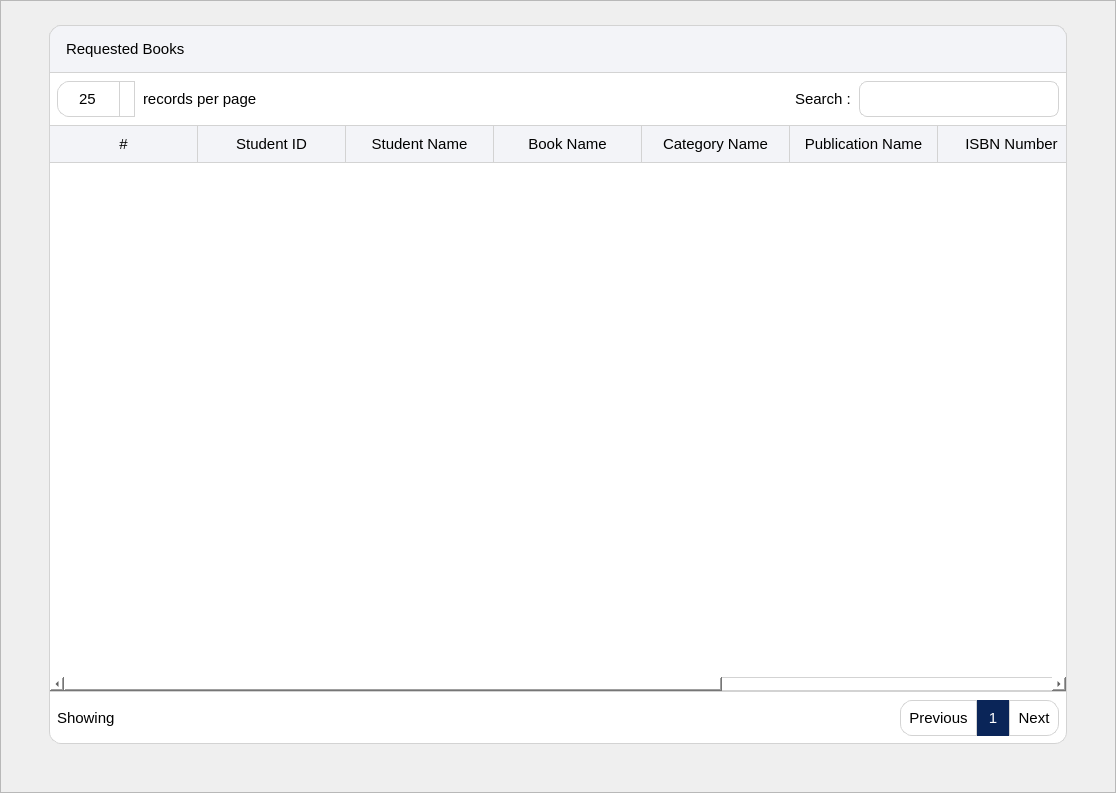
<?xml version="1.0" encoding="UTF-8"?>
<ui version="4.0">
 <class>ReqBookFragment</class>
 <widget class="QWidget" name="ReqBookFragment">
  <property name="geometry">
   <rect>
    <x>0</x>
    <y>0</y>
    <width>1116</width>
    <height>793</height>
   </rect>
  </property>
  <property name="windowTitle">
   <string>Form</string>
  </property>
  <layout class="QVBoxLayout" name="verticalLayout">
   <property name="spacing">
    <number>0</number>
   </property>
   <property name="leftMargin">
    <number>0</number>
   </property>
   <property name="topMargin">
    <number>0</number>
   </property>
   <property name="rightMargin">
    <number>0</number>
   </property>
   <property name="bottomMargin">
    <number>0</number>
   </property>
   <item>
    <widget class="QScrollArea" name="reqBookScrollArea">
     <property name="styleSheet">
      <string notr="true"/>
     </property>
     <property name="widgetResizable">
      <bool>true</bool>
     </property>
     <widget class="QWidget" name="bookScrollContents">
      <property name="geometry">
       <rect>
        <x>0</x>
        <y>0</y>
        <width>1114</width>
        <height>791</height>
       </rect>
      </property>
      <property name="styleSheet">
       <string notr="true"/>
      </property>
      <layout class="QGridLayout" name="gridLayout_4">
       <property name="leftMargin">
        <number>48</number>
       </property>
       <property name="topMargin">
        <number>24</number>
       </property>
       <property name="rightMargin">
        <number>48</number>
       </property>
       <property name="bottomMargin">
        <number>48</number>
       </property>
       <property name="spacing">
        <number>0</number>
       </property>
       <item row="0" column="0">
        <widget class="QWidget" name="manageReqBookWidget" native="true">
         <property name="styleSheet">
          <string notr="true">QWidget{
color: rgb(0, 0, 0);

background-color: rgb(255, 255, 255);
border: 1px solid lightgray;
border-radius: 12px;
}

</string>
         </property>
         <layout class="QVBoxLayout" name="verticalLayout_6">
          <property name="spacing">
           <number>0</number>
          </property>
          <property name="leftMargin">
           <number>0</number>
          </property>
          <property name="topMargin">
           <number>0</number>
          </property>
          <property name="rightMargin">
           <number>0</number>
          </property>
          <property name="bottomMargin">
           <number>0</number>
          </property>
          <item>
           <widget class="QLabel" name="reqBookListingLabel">
            <property name="sizePolicy">
             <sizepolicy hsizetype="Preferred" vsizetype="Fixed">
              <horstretch>0</horstretch>
              <verstretch>0</verstretch>
             </sizepolicy>
            </property>
            <property name="minimumSize">
             <size>
              <width>0</width>
              <height>48</height>
             </size>
            </property>
            <property name="maximumSize">
             <size>
              <width>16777215</width>
              <height>48</height>
             </size>
            </property>
            <property name="font">
             <font>
              <pointsize>11</pointsize>
              <fontweight>DemiBold</fontweight>
             </font>
            </property>
            <property name="styleSheet">
             <string notr="true">QLabel{
color: black;
background-color: rgb(243, 244, 248);
border: 1px solid lightgray;
padding-left: 12px;
border-bottom-left-radius: 0px;
border-bottom-right-radius: 0px;
}</string>
            </property>
            <property name="text">
             <string>Requested Books</string>
            </property>
           </widget>
          </item>
          <item>
           <layout class="QHBoxLayout" name="horizontalLayout_9">
            <property name="spacing">
             <number>8</number>
            </property>
            <property name="leftMargin">
             <number>8</number>
            </property>
            <property name="topMargin">
             <number>8</number>
            </property>
            <property name="rightMargin">
             <number>8</number>
            </property>
            <property name="bottomMargin">
             <number>8</number>
            </property>
            <item>
             <widget class="QSpinBox" name="spinBox_2">
              <property name="sizePolicy">
               <sizepolicy hsizetype="Preferred" vsizetype="Fixed">
                <horstretch>0</horstretch>
                <verstretch>0</verstretch>
               </sizepolicy>
              </property>
              <property name="minimumSize">
               <size>
                <width>0</width>
                <height>36</height>
               </size>
              </property>
              <property name="maximumSize">
               <size>
                <width>16777215</width>
                <height>36</height>
               </size>
              </property>
              <property name="font">
               <font>
                <pointsize>11</pointsize>
               </font>
              </property>
              <property name="styleSheet">
               <string notr="true">QSpinBox {
	width: 60px; /* make room for the arrows */
    border-width: 1;
}

QSpinBox::up-button {
    subcontrol-origin: border;
    subcontrol-position: top right;
    width: 14px;
    background-color: white;
    border: 1px solid lightgray;
	border-bottom-width: 0px;
   
}

QSpinBox::up-button:hover {
    background-color:rgb(221, 221, 221);
}

QSpinBox::up-button:pressed {
    background-color:yellow;
}

QSpinBox::up-arrow {
    image: url(:/icons/res/icon/arrow-up.png);
    width: 10px;
    height: 10px;
}



QSpinBox::down-button {
    subcontrol-origin: border;
    subcontrol-position: bottom right; 

    width: 14px;
	background-color: white;
    border: 1px solid lightgray;
	border-top-width: 0px;
	
}

QSpinBox::down-button:hover {
    background-color: rgb(221, 221, 221);
}

QSpinBox::down-button:pressed {
   background-color: yellow;
}

QSpinBox::down-arrow {
    
	image: url(:/icons/res/icon/arrow-down.png);
    width: 10px;
    height: 10px;
}
</string>
              </property>
              <property name="alignment">
               <set>Qt::AlignmentFlag::AlignCenter</set>
              </property>
              <property name="readOnly">
               <bool>false</bool>
              </property>
              <property name="minimum">
               <number>25</number>
              </property>
              <property name="maximum">
               <number>100</number>
              </property>
              <property name="singleStep">
               <number>25</number>
              </property>
             </widget>
            </item>
            <item>
             <widget class="QLabel" name="label_4">
              <property name="font">
               <font>
                <pointsize>11</pointsize>
               </font>
              </property>
              <property name="styleSheet">
               <string notr="true">border:none;</string>
              </property>
              <property name="text">
               <string>records per page</string>
              </property>
             </widget>
            </item>
            <item>
             <spacer name="horizontalSpacer_7">
              <property name="orientation">
               <enum>Qt::Orientation::Horizontal</enum>
              </property>
              <property name="sizeHint" stdset="0">
               <size>
                <width>40</width>
                <height>20</height>
               </size>
              </property>
             </spacer>
            </item>
            <item>
             <widget class="QLabel" name="label_8">
              <property name="font">
               <font>
                <pointsize>11</pointsize>
               </font>
              </property>
              <property name="styleSheet">
               <string notr="true">border:none;</string>
              </property>
              <property name="text">
               <string>Search :</string>
              </property>
             </widget>
            </item>
            <item>
             <widget class="QLineEdit" name="lineEdit_2">
              <property name="sizePolicy">
               <sizepolicy hsizetype="Fixed" vsizetype="Fixed">
                <horstretch>0</horstretch>
                <verstretch>0</verstretch>
               </sizepolicy>
              </property>
              <property name="minimumSize">
               <size>
                <width>200</width>
                <height>36</height>
               </size>
              </property>
              <property name="maximumSize">
               <size>
                <width>200</width>
                <height>36</height>
               </size>
              </property>
              <property name="styleSheet">
               <string notr="true">QLineEdit{
border: 1px solid lightgray;
border-radius: 8px;
padding-left: 12px;
color: rgb(79, 79, 79);
}</string>
              </property>
             </widget>
            </item>
           </layout>
          </item>
          <item>
           <widget class="QTableWidget" name="reqBookTableWidget">
            <property name="sizePolicy">
             <sizepolicy hsizetype="Expanding" vsizetype="Expanding">
              <horstretch>0</horstretch>
              <verstretch>0</verstretch>
             </sizepolicy>
            </property>
            <property name="font">
             <font>
              <pointsize>11</pointsize>
             </font>
            </property>
            <property name="styleSheet">
             <string notr="true">QHeaderView{
border: none;
border-radius:0px;
border-bottom: 1px solid lightgray;
min-height: 36px;
}

QHeaderView::section{
background-color: rgb(243, 244, 248);
border:none;
border-right: 1px solid lightgray;
}

QTableWidget{
border-radius: 0px;
background-color: white;
alternate-background-color: rgb(243, 244, 248);
}

QTableWidget::item {
 padding-left: 10px;
padding-right: 10px;
}</string>
            </property>
            <property name="lineWidth">
             <number>1</number>
            </property>
            <property name="midLineWidth">
             <number>0</number>
            </property>
            <property name="horizontalScrollBarPolicy">
             <enum>Qt::ScrollBarPolicy::ScrollBarAsNeeded</enum>
            </property>
            <property name="editTriggers">
             <set>QAbstractItemView::EditTrigger::NoEditTriggers</set>
            </property>
            <property name="alternatingRowColors">
             <bool>true</bool>
            </property>
            <property name="selectionMode">
             <enum>QAbstractItemView::SelectionMode::ExtendedSelection</enum>
            </property>
            <property name="textElideMode">
             <enum>Qt::TextElideMode::ElideRight</enum>
            </property>
            <property name="showGrid">
             <bool>true</bool>
            </property>
            <property name="gridStyle">
             <enum>Qt::PenStyle::SolidLine</enum>
            </property>
            <property name="wordWrap">
             <bool>true</bool>
            </property>
            <property name="cornerButtonEnabled">
             <bool>true</bool>
            </property>
            <attribute name="horizontalHeaderVisible">
             <bool>true</bool>
            </attribute>
            <attribute name="horizontalHeaderCascadingSectionResizes">
             <bool>true</bool>
            </attribute>
            <attribute name="horizontalHeaderMinimumSectionSize">
             <number>148</number>
            </attribute>
            <attribute name="horizontalHeaderDefaultSectionSize">
             <number>148</number>
            </attribute>
            <attribute name="horizontalHeaderHighlightSections">
             <bool>false</bool>
            </attribute>
            <attribute name="horizontalHeaderShowSortIndicator" stdset="0">
             <bool>false</bool>
            </attribute>
            <attribute name="horizontalHeaderStretchLastSection">
             <bool>true</bool>
            </attribute>
            <attribute name="verticalHeaderVisible">
             <bool>false</bool>
            </attribute>
            <attribute name="verticalHeaderCascadingSectionResizes">
             <bool>false</bool>
            </attribute>
            <attribute name="verticalHeaderMinimumSectionSize">
             <number>48</number>
            </attribute>
            <attribute name="verticalHeaderDefaultSectionSize">
             <number>48</number>
            </attribute>
            <attribute name="verticalHeaderStretchLastSection">
             <bool>false</bool>
            </attribute>
            <column>
             <property name="text">
              <string>#</string>
             </property>
             <property name="font">
              <font>
               <pointsize>11</pointsize>
               <fontweight>DemiBold</fontweight>
              </font>
             </property>
            </column>
            <column>
             <property name="text">
              <string>Student ID</string>
             </property>
             <property name="font">
              <font>
               <pointsize>11</pointsize>
               <fontweight>DemiBold</fontweight>
              </font>
             </property>
            </column>
            <column>
             <property name="text">
              <string>Student Name</string>
             </property>
             <property name="font">
              <font>
               <pointsize>11</pointsize>
               <fontweight>DemiBold</fontweight>
              </font>
             </property>
            </column>
            <column>
             <property name="text">
              <string>Book Name</string>
             </property>
             <property name="font">
              <font>
               <pointsize>11</pointsize>
               <fontweight>DemiBold</fontweight>
              </font>
             </property>
            </column>
            <column>
             <property name="text">
              <string>Category Name</string>
             </property>
             <property name="font">
              <font>
               <pointsize>11</pointsize>
               <fontweight>DemiBold</fontweight>
              </font>
             </property>
            </column>
            <column>
             <property name="text">
              <string>Publication Name</string>
             </property>
             <property name="font">
              <font>
               <pointsize>11</pointsize>
               <fontweight>DemiBold</fontweight>
              </font>
             </property>
            </column>
            <column>
             <property name="text">
              <string>ISBN Number</string>
             </property>
             <property name="font">
              <font>
               <pointsize>11</pointsize>
               <fontweight>DemiBold</fontweight>
              </font>
             </property>
            </column>
            <column>
             <property name="text">
              <string>Book Price</string>
             </property>
             <property name="font">
              <font>
               <pointsize>11</pointsize>
               <fontweight>DemiBold</fontweight>
              </font>
             </property>
            </column>
            <column>
             <property name="text">
              <string>Action</string>
             </property>
             <property name="font">
              <font>
               <pointsize>11</pointsize>
               <fontweight>DemiBold</fontweight>
              </font>
             </property>
            </column>
           </widget>
          </item>
          <item>
           <layout class="QHBoxLayout" name="horizontalLayout_10">
            <property name="spacing">
             <number>0</number>
            </property>
            <property name="leftMargin">
             <number>8</number>
            </property>
            <property name="topMargin">
             <number>8</number>
            </property>
            <property name="rightMargin">
             <number>8</number>
            </property>
            <property name="bottomMargin">
             <number>8</number>
            </property>
            <item>
             <widget class="QLabel" name="label_9">
              <property name="sizePolicy">
               <sizepolicy hsizetype="Preferred" vsizetype="Fixed">
                <horstretch>0</horstretch>
                <verstretch>0</verstretch>
               </sizepolicy>
              </property>
              <property name="minimumSize">
               <size>
                <width>0</width>
                <height>36</height>
               </size>
              </property>
              <property name="maximumSize">
               <size>
                <width>16777215</width>
                <height>36</height>
               </size>
              </property>
              <property name="font">
               <font>
                <pointsize>11</pointsize>
               </font>
              </property>
              <property name="styleSheet">
               <string notr="true">border:none;</string>
              </property>
              <property name="text">
               <string>Showing</string>
              </property>
             </widget>
            </item>
            <item>
             <spacer name="horizontalSpacer_8">
              <property name="orientation">
               <enum>Qt::Orientation::Horizontal</enum>
              </property>
              <property name="sizeHint" stdset="0">
               <size>
                <width>40</width>
                <height>20</height>
               </size>
              </property>
             </spacer>
            </item>
            <item>
             <widget class="QPushButton" name="pushButton_3">
              <property name="minimumSize">
               <size>
                <width>0</width>
                <height>36</height>
               </size>
              </property>
              <property name="maximumSize">
               <size>
                <width>16777215</width>
                <height>36</height>
               </size>
              </property>
              <property name="font">
               <font>
                <pointsize>11</pointsize>
               </font>
              </property>
              <property name="styleSheet">
               <string notr="true">QPushButton{
color: black;
border: 1px solid lightgray;
border-top-right-radius: 0px;
border-bottom-right-radius:0px;
padding-left: 8px;
padding-right: 8px;
}

QPushButton:hover{
color: rgb(255, 255, 255);
background-color: rgb(10, 37, 88);
border: 1px solid rgb(10, 37, 88);
}</string>
              </property>
              <property name="text">
               <string>Previous</string>
              </property>
             </widget>
            </item>
            <item>
             <widget class="QLabel" name="label_10">
              <property name="sizePolicy">
               <sizepolicy hsizetype="Fixed" vsizetype="Fixed">
                <horstretch>0</horstretch>
                <verstretch>0</verstretch>
               </sizepolicy>
              </property>
              <property name="minimumSize">
               <size>
                <width>32</width>
                <height>36</height>
               </size>
              </property>
              <property name="maximumSize">
               <size>
                <width>32</width>
                <height>36</height>
               </size>
              </property>
              <property name="font">
               <font>
                <pointsize>11</pointsize>
               </font>
              </property>
              <property name="styleSheet">
               <string notr="true">QLabel{
color: rgb(255, 255, 255);
background-color: rgb(10, 37, 88);
border: 1px solid rgb(10, 37, 88);
border-radius: 0px;
}</string>
              </property>
              <property name="text">
               <string>1</string>
              </property>
              <property name="alignment">
               <set>Qt::AlignmentFlag::AlignCenter</set>
              </property>
             </widget>
            </item>
            <item>
             <widget class="QPushButton" name="pushButton_4">
              <property name="minimumSize">
               <size>
                <width>0</width>
                <height>36</height>
               </size>
              </property>
              <property name="maximumSize">
               <size>
                <width>16777215</width>
                <height>36</height>
               </size>
              </property>
              <property name="font">
               <font>
                <pointsize>11</pointsize>
               </font>
              </property>
              <property name="styleSheet">
               <string notr="true">QPushButton{
color: black;
border: 1px solid lightgray;
border-top-left-radius: 0px;
border-bottom-left-radius:0px;
padding-left: 8px;
padding-right: 8px;
}

QPushButton:hover{
color: rgb(255, 255, 255);
background-color: rgb(10, 37, 88);
border: 1px solid rgb(10, 37, 88);
}</string>
              </property>
              <property name="text">
               <string>Next</string>
              </property>
             </widget>
            </item>
           </layout>
          </item>
         </layout>
        </widget>
       </item>
      </layout>
     </widget>
    </widget>
   </item>
  </layout>
 </widget>
 <resources/>
 <connections/>
</ui>
